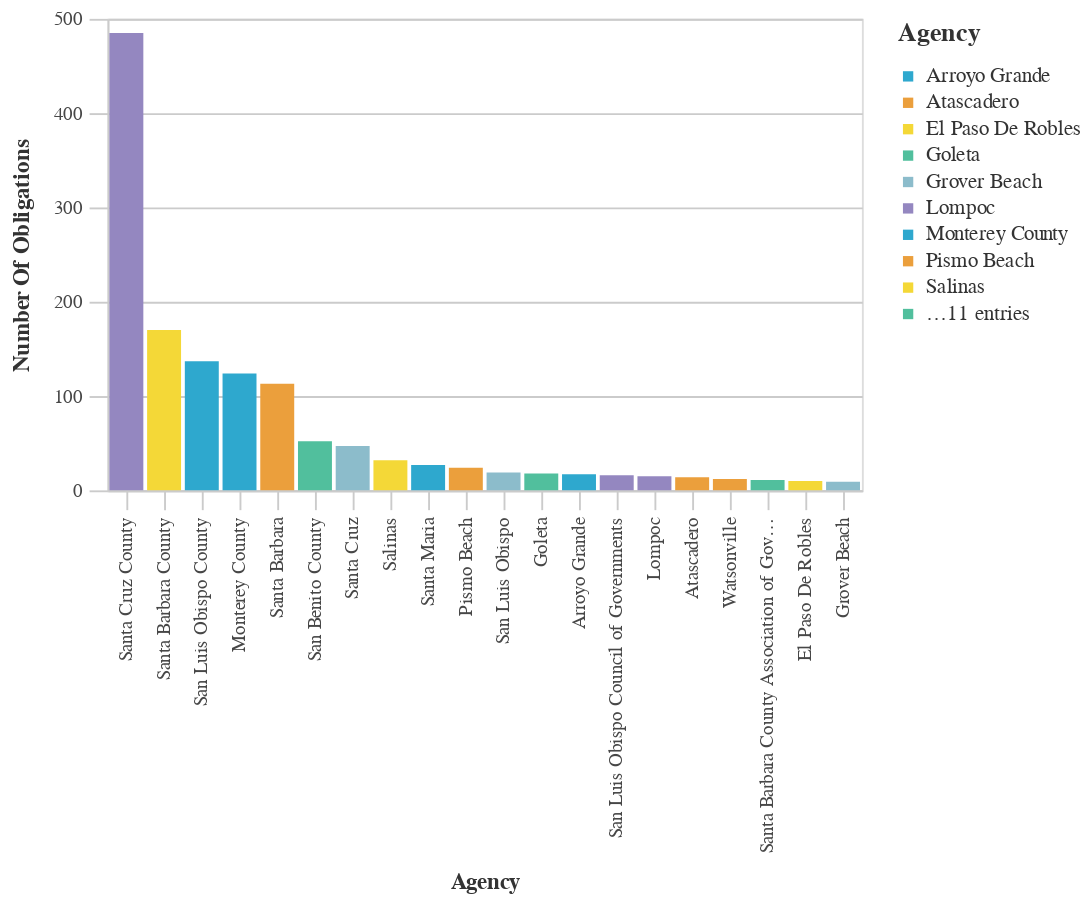

Here is the notebook cell this chart was saved with:
### Markdown cell above
### Agencies With The Most Obligations

### Code cell
#Bar chart Agencies With The Most Obligations
chart_df = (df_top>>filter(_.variable=='primary_agency_name')).rename(columns={"value":"Agency",
                                 "count":"Number of Obligations"})
chart2 = (_dla_utils.basic_bar_chart_no_save(chart_df, 'Agency', 'Number of Obligations', 'Agency', district))
    

display(chart2)

### Figure 1 — Vega-Lite specification as saved in the notebook (floating-point values rounded to 4 significant figures)
{"config": {"view": {"continuousWidth": 400, "continuousHeight": 300}, "axis": {"domainColor": "#cbcbcb", "grid": true, "gridColor": "#cbcbcb", "gridWidth": 1, "labelColor": "#474747", "labelFont": "Nunito Sans", "labelFontSize": 10, "labelPadding": 4, "tickColor": "#cbcbcb", "tickSize": 10, "titleColor": "#333", "titleFont": "Raleway", "titleFontSize": 12, "titlePadding": 10}, "axisBand": {"grid": false}, "background": "white", "font": "Raleway", "header": {"labelFont": "Nunito Sans", "titleFont": "Raleway"}, "legend": {"labelColor": "#333", "labelFont": "Nunito Sans", "labelFontSize": 11, "labelLimit": 0, "padding": 1, "symbolSize": 30, "symbolType": "square", "titleColor": "#333", "titleFont": "Raleway", "titleFontSize": 14, "titlePadding": 10}, "title": {"anchor": "middle", "font": "Raleway", "fontSize": 18, "fontWeight": 300, "offset": 20}}, "data": {"name": "data-70210f87a8ebc800245b3a2a70fa8c78"}, "mark": "bar", "encoding": {"color": {"field": "Agency", "legend": {"symbolLimit": 10, "title": "Agency"}, "scale": {"range": ["#2EA8CE", "#EB9F3C", "#F4D837", "#51BF9D", "#8CBCCB", "#9487C0"]}, "type": "nominal"}, "tooltip": [{"field": "Agency", "type": "nominal"}, {"field": "Number of Obligations", "type": "quantitative"}], "x": {"field": "Agency", "sort": "-y", "title": "Agency", "type": "nominal"}, "y": {"field": "Number of Obligations", "title": "Number Of Obligations", "type": "quantitative"}}, "height": 250, "width": 400, "$schema": "https://vega.github.io/schema/vega-lite/v4.17.0.json", "datasets": {"data-70210f87a8ebc800245b3a2a70fa8c78": [{"Agency": "Santa Cruz County", "Number of Obligations": 485, "variable": "primary_agency_name"}, {"Agency": "Santa Barbara County", "Number of Obligations": 170, "variable": "primary_agency_name"}, {"Agency": "San Luis Obispo County", "Number of Obligations": 137, "variable": "primary_agency_name"}, {"Agency": "Monterey County", "Number of Obligations": 124, "variable": "primary_agency_name"}, {"Agency": "Santa Barbara", "Number of Obligations": 113, "variable": "primary_agency_name"}, {"Agency": "San Benito County", "Number of Obligations": 52, "variable": "primary_agency_name"}, {"Agency": "Santa Cruz", "Number of Obligations": 47, "variable": "primary_agency_name"}, {"Agency": "Salinas", "Number of Obligations": 32, "variable": "primary_agency_name"}, {"Agency": "Santa Maria", "Number of Obligations": 27, "variable": "primary_agency_name"}, {"Agency": "Pismo Beach", "Number of Obligations": 24, "variable": "primary_agency_name"}, {"Agency": "San Luis Obispo", "Number of Obligations": 19, "variable": "primary_agency_name"}, {"Agency": "Goleta", "Number of Obligations": 18, "variable": "primary_agency_name"}, {"Agency": "Arroyo Grande", "Number of Obligations": 17, "variable": "primary_agency_name"}, {"Agency": "San Luis Obispo Council of Governments", "Number of Obligations": 16, "variable": "primary_agency_name"}, {"Agency": "Lompoc", "Number of Obligations": 15, "variable": "primary_agency_name"}, {"Agency": "Atascadero", "Number of Obligations": 14, "variable": "primary_agency_name"}, {"Agency": "Watsonville", "Number of Obligations": 12, "variable": "primary_agency_name"}, {"Agency": "Santa Barbara County Association of Governments", "Number of Obligations": 11, "variable": "primary_agency_name"}, {"Agency": "El Paso De Robles", "Number of Obligations": 10, "variable": "primary_agency_name"}, {"Agency": "Grover Beach", "Number of Obligations": 9, "variable": "primary_agency_name"}]}}
